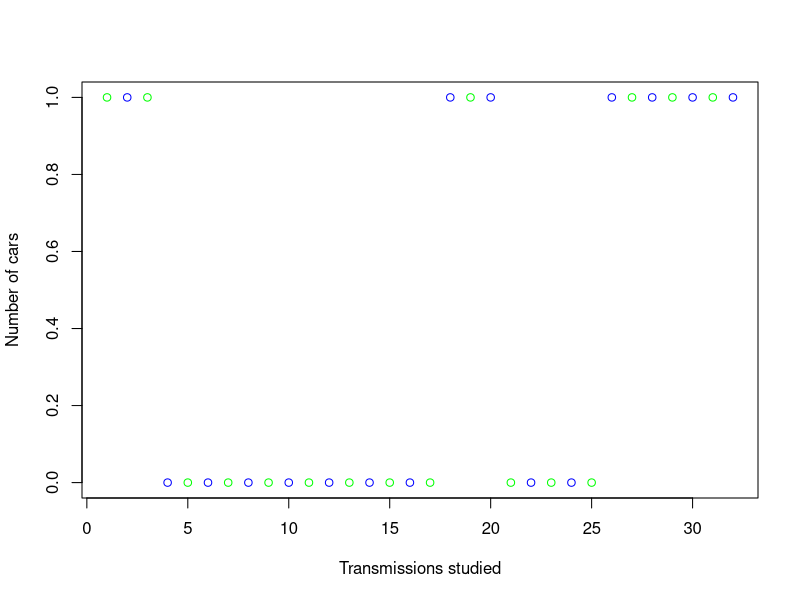
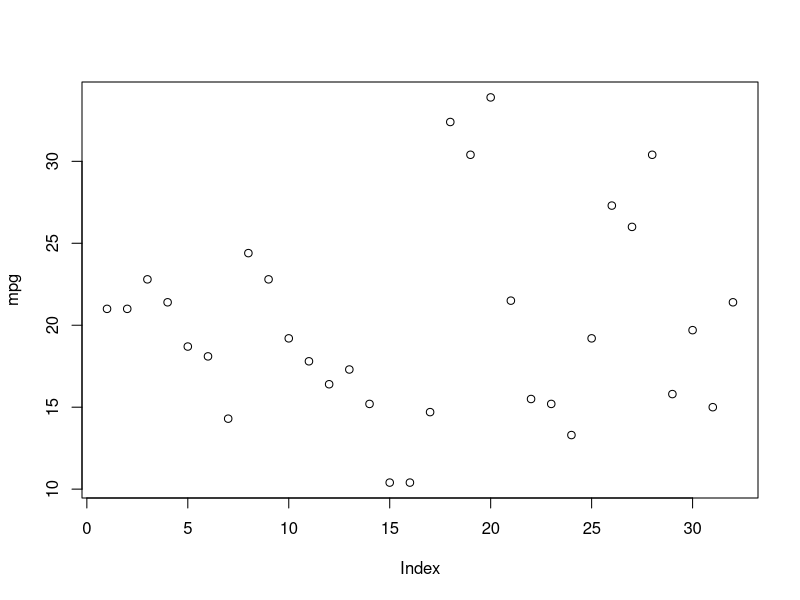
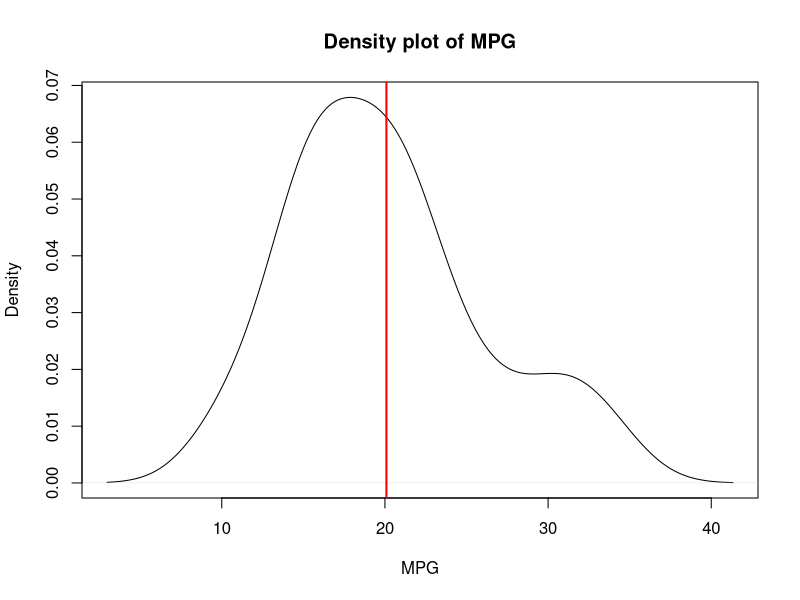
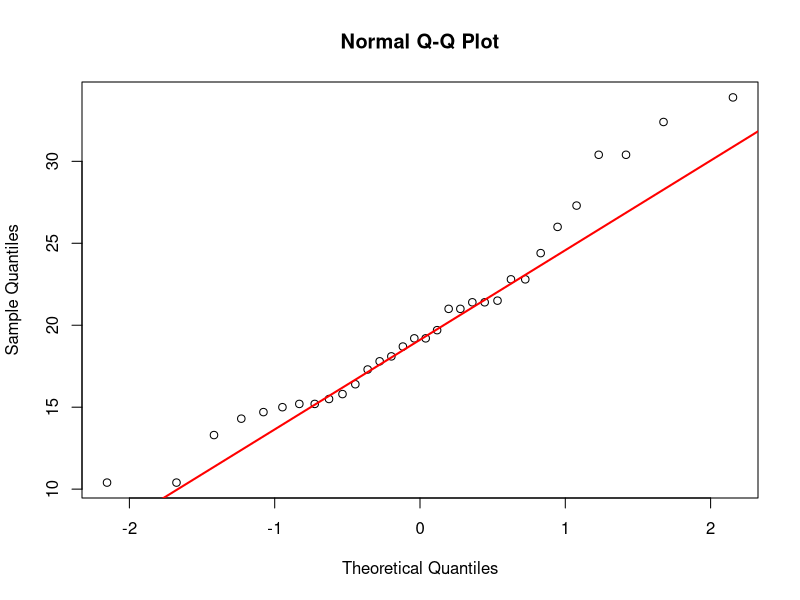
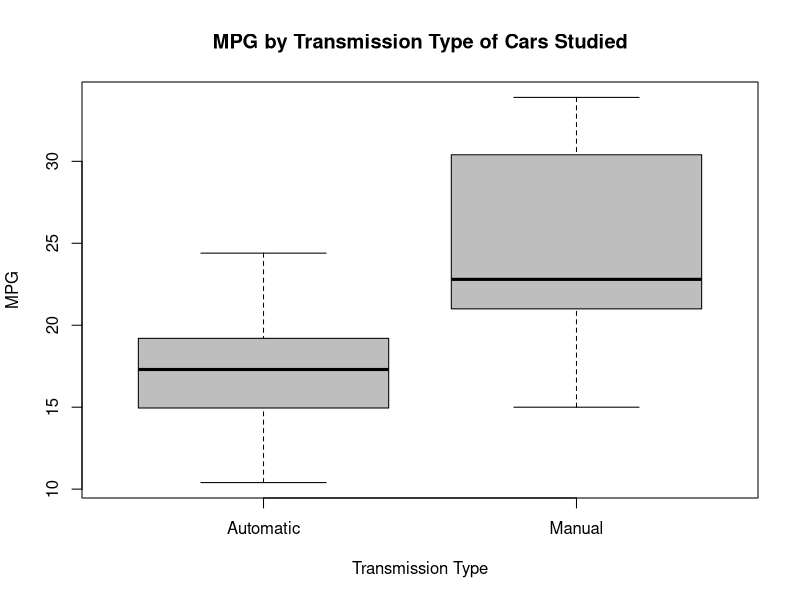

Generate these figures, in order, with R:
library(datasets)
attach(mtcars)

# We know that the mtcars$am variable is binomial - manual and automatic
mtcars$am <- factor(mtcars$am)
levels(am)

# It appears that mtcars$am = 0 is the automatic transmission, while mtcars$am = 1 is manual
levels(mtcars$am) <- c("Automatic", "Manual")

#Exploratory Data Analysis
# Generate assumptions and ensure that those assumptions are met
head(mtcars)

plot(am, xlab = "Transmissions studied", ylab = "Number of cars", col = c("green", "blue"))
# There are more automatic transmissions included in the study than there are manual transmissions

plot(mpg)
# From a simple scatter plot of the mpg, it would appear that there is a pattern in how the
# data is distributed, but after an inspection of the ordering of the dataset, it is
# determined that the pattern is just a function of how the cars are listed in the dataset

plot(density(mpg), xlab = "MPG", ylab = "Density", main = "Density plot of MPG")
abline(v = mean(mpg), col = "red", lwd = 2)
# The density plot seems to indicate that the data is not quite normally distributed.  There
# appear to be a few outliers around the 30 to 40 mpg range that is skewing the data.  Those
# data will need to be looked at closer to see if we can rule them out or remove them from 
# the analysis altogether.

# We run the Shapiro-Wilk test for normality
shapiro.test(mpg)
# From the Shapiro-Wilk test, we fail to reject the null hypothesis that the data is normally
# distributed

qqnorm(mpg)
qqline(mpg, col = "red", lwd = 2)
# However, we can see from the QQ plot that the mpg data does not appear to be 
# normallyl distributed.  Again, it appears that there are 3 or 4 cars in the 30+ mpg range
# that are skewing the data

# We look at the data for mpg >= 30
mtcars[mpg >= 30, ]
# From this we see that all transmission types of mpg >= 30 are manual.  Since there is no
# automatic transmission included in this list, we cannot remove these data points from
# the dataset and we run the analysis with the data as it is

boxplot(mpg ~ am, data = mtcars, outline = TRUE, col = "gray", xlab = "Transmission Type", 
        ylab = "MPG", main = "MPG by Transmission Type of Cars Studied")

# It appears from the data that we can assume that cars with an automatic transmission
# overall have a lower MPG rating.  This is what we are attempting to determine.

# Determine the expected values (mean) of each transmission type
transMean <- with(mtcars, tapply(mpg, am, FUN = mean))
transMeanDiff <- transMean[1] - transMean[2]


